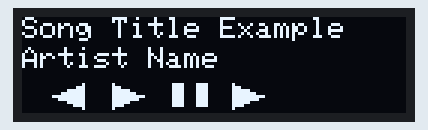
Bench run of a sketch on a simulated ESP32. On the bench: 128×32 one-colour display.

Above: at 0.6 s.

The sketch:

music-player-interface.ino
```cpp
#include <Wire.h>
#include <Adafruit_GFX.h>
#include <Adafruit_SSD1306.h>

#define SCREEN_WIDTH 128
#define SCREEN_HEIGHT 32
#define OLED_RESET    -1  // Reset pin (or -1 if sharing ESP32 reset)
Adafruit_SSD1306 display(SCREEN_WIDTH, SCREEN_HEIGHT, &Wire, OLED_RESET);

void setup() {
  // Initialize Serial for debugging
  Serial.begin(115200);
  // Initialize I2C and OLED
  if (!display.begin(SSD1306_SWITCHCAPVCC, 0x3C)) {
    Serial.println(F("SSD1306 allocation failed"));
    for (;;); // Loop forever if init fails
  }
  display.clearDisplay();
  display.display();
  delay(500);
}

void drawIcons() {
  // Adjusted icon Y-coordinates to move them down
  // Prev icon ◄
  display.fillTriangle(10, 26, 20, 22, 20, 30, SSD1306_WHITE);
  // Play icon ▶
  display.fillTriangle(30, 22, 30, 30, 40, 26, SSD1306_WHITE);
  // Pause icon ❚❚
  display.fillRect(50, 22, 4, 8, SSD1306_WHITE);
  display.fillRect(58, 22, 4, 8, SSD1306_WHITE);
  // Next icon ►
  display.fillTriangle(80, 26, 70, 22, 70, 30, SSD1306_WHITE);
}

void drawText(const String &title, const String &artist) {
  display.setTextSize(1);
  display.setTextColor(SSD1306_WHITE);
  // Title on top line
  display.setCursor(0, 0);
  display.println(title);
  // Artist on second line
  display.setCursor(0, 10);
  display.println(artist);
}

void loop() {
  // Simulated metadata (replace with real data retrieval)
  String currentTitle  = "Song Title Example";
  String currentArtist = "Artist Name";

  display.clearDisplay();
  drawText(currentTitle, currentArtist);
  drawIcons(); // Moved icons lower
  display.display();

  // Update every second
  delay(1000);
}
```
